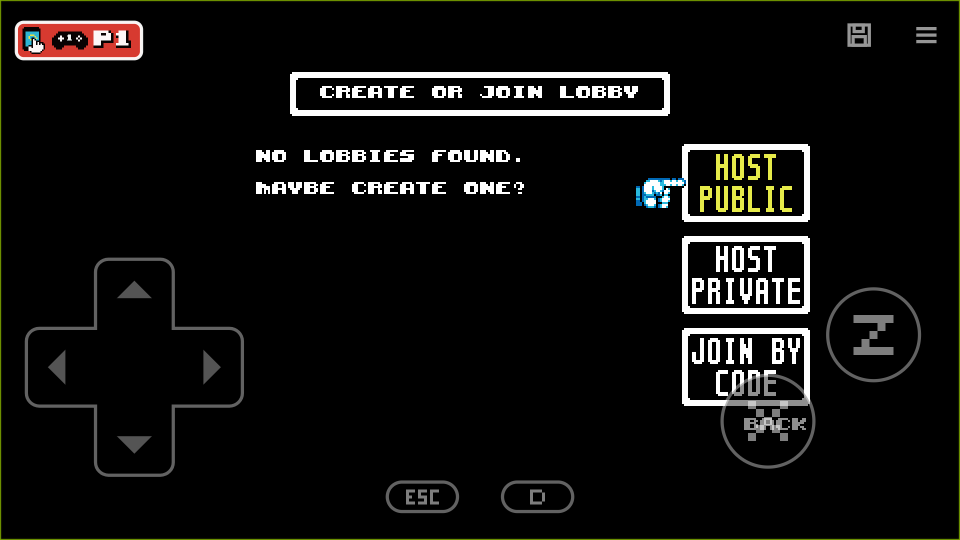
#> input picture tests/ref_lobbies.png, 1920 x 1080 px (shown at 1/2 size)
$ python -i nav.py   (imports and definitions only)
#> lines starting #> are read from the running program, lines starting #| are printed output that depends on the picture
"""Screen-aware navigation for testing online play on two BlueStacks instances.

Usage: py -3 tests/nav.py session [host_port] [join_port]
Starts the app on both, hosts a public lobby on the first, joins it from the second and
readies both. Waits for each screen by comparing parts of a screenshot with reference
pictures before pressing keys, so it doesn't depend on how long intros and fades take.
Screenshots it saves go to tests/out/. Exits with an error message when a screen never shows.
sweep4.py imports this file for its adb, key and screenshot helpers.
"""
import io
import subprocess
import os
import sys
import time
from pathlib import Path

from PIL import Image

ADB = os.environ.get("ADB") or str(Path.home() / "AppData/Local/Android/Sdk/platform-tools/adb.exe")   # or set ADB
PKG = "com.unofficial.ufo50"
OUT = Path(__file__).resolve().parent / "out"   # screenshots this script saves (tests/out, not in git)


# [5 lines left out: function save, not called in this run]


def serial(port):
    """a BlueStacks port (5555) is 127.0.0.1:5555; anything else is a device's own serial (a phone on USB)"""
    return f"127.0.0.1:{port}" if str(port).isdigit() else str(port)


# [5 lines left out: function adb, not called in this run]


def shot(port):
    return Image.open(io.BytesIO(adb(port, "exec-out", "screencap", "-p", capture=True))).convert("RGB")


# [9 lines left out: function key, not called in this run]


def white(p): return p[0] > 220 and p[1] > 220 and p[2] > 220
def yellow(p): return p[0] > 200 and p[1] > 200 and p[2] < 120


# Screens are recognised by comparing a region with a reference crop (tests/nav_refs).
from PIL import ImageChops, ImageStat
REFS = {}
BOXES = {
    'lobby_list': (480, 40, 1440, 160), 'list_button': (1460, 225, 1790, 500), 'in_lobby': (1460, 225, 1790, 500),
    'profiles': (240, 40, 1200, 160), 'boot': (360, 915, 740, 1040), 'online_sel': (1480, 560, 1650, 760), 'title': (700, 780, 1220, 930),
}

# The boxes above and the reference crops are for the game filling the 1920x1080 screen (5x).
# The tests run at Video Settings scale 4x (see docs/TESTING.md), the default here: the same
# picture is centred and 4/5 the size, so map each box into it and blow the crop back up before
# comparing. Set NAV_SCALE=5 if the game fills the screen.
SCALE = float(os.environ.get("NAV_SCALE", "4"))
SHOTS = os.environ.get("NAV_SHOTS")   # folder to save showcase screenshots of each step (made if missing)


# [4 lines left out: function game_box, not called in this run]


def crop(im, box):
    c = im.crop(game_box(box))
    return c if SCALE == 5 else c.resize((box[2] - box[0], box[3] - box[1]), Image.NEAREST)


def matches(im, name, tol=8):
    if name not in REFS:
        REFS[name] = Image.open(Path(__file__).parent / 'nav_refs' / (name + '.png')).convert('RGB')
    diff = ImageChops.difference(crop(im, BOXES[name]), REFS[name])
    return sum(ImageStat.Stat(diff).mean) / 3 < tol

def red_count(im, box):
    im = crop(im, box)
    return sum(1 for x in range(0, im.width, 6) for y in range(0, im.height, 6) if (lambda p: p[0] > 150 and p[1] < 80 and p[2] < 80)(im.getpixel((x, y))))

def is_boot(im): return matches(im, 'boot', 12) and red_count(im, BOXES['boot']) > 20
def is_title(im): return matches(im, 'title')
def is_profiles(im): return matches(im, 'profiles')
def online_selected(im): return matches(im, 'online_sel')
def is_lobby_list(im): return matches(im, 'lobby_list') and not matches(im, 'in_lobby')
def in_lobby(im): return matches(im, 'in_lobby')

def has_lobby_entry(im):   # the list row's white border appears on the left
    row = crop(im, (170, 228, 1320, 232))
    return sum(white(row.getpixel((x, 2))) for x in range(0, row.width, 10)) > 80


# [85 lines left out: functions wait_for, to_lobby_list, session, not called in this run]


# [6 lines not run here, left out]

>>> import cv2
>>> picture = cv2.imread('ref_lobbies.png', cv2.IMREAD_GRAYSCALE)
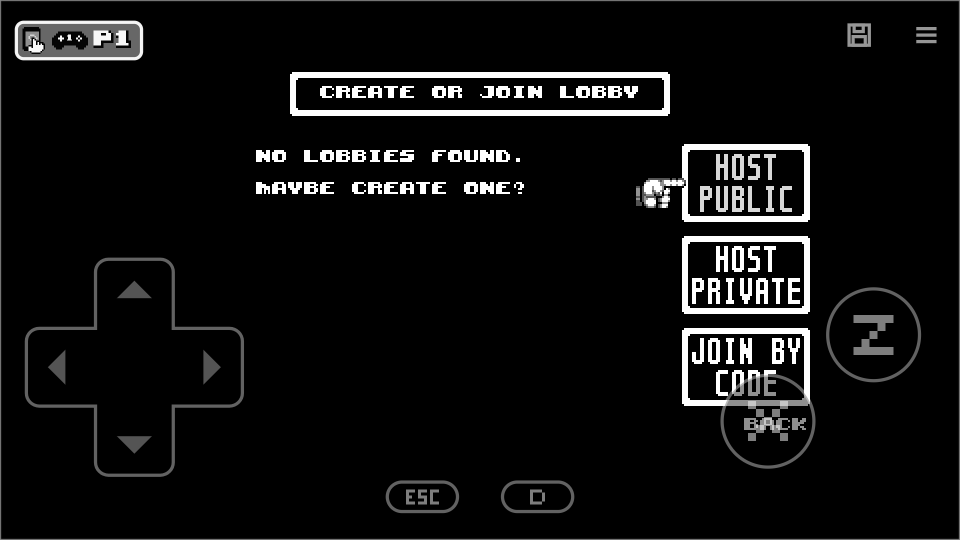
#> picture: shape (1080, 1920) (shown at 1/2 size); min 0, max 255, mean 15.4
>>> result = is_boot(picture)
#> (the run stopped early here; a loop or call above may not have finished)
